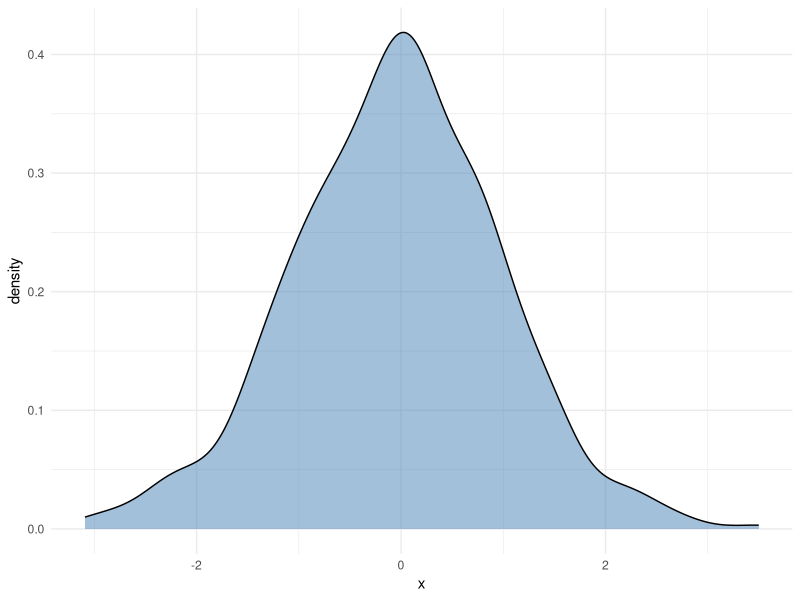

Here is the R script that generated this plot:
## ---- chunk 1
knitr::opts_chunk$set(echo = TRUE, message = FALSE, warning = FALSE)
## ---- chunk 2
library(ggplot2)

df <- data.frame(x = rnorm(500))
ggplot(df, aes(x)) +
  geom_density(fill = "steelblue", alpha = 0.5) +
  theme_minimal()
## ---- chunk 3
knitr::kable(head(mtcars), digits = 2)
